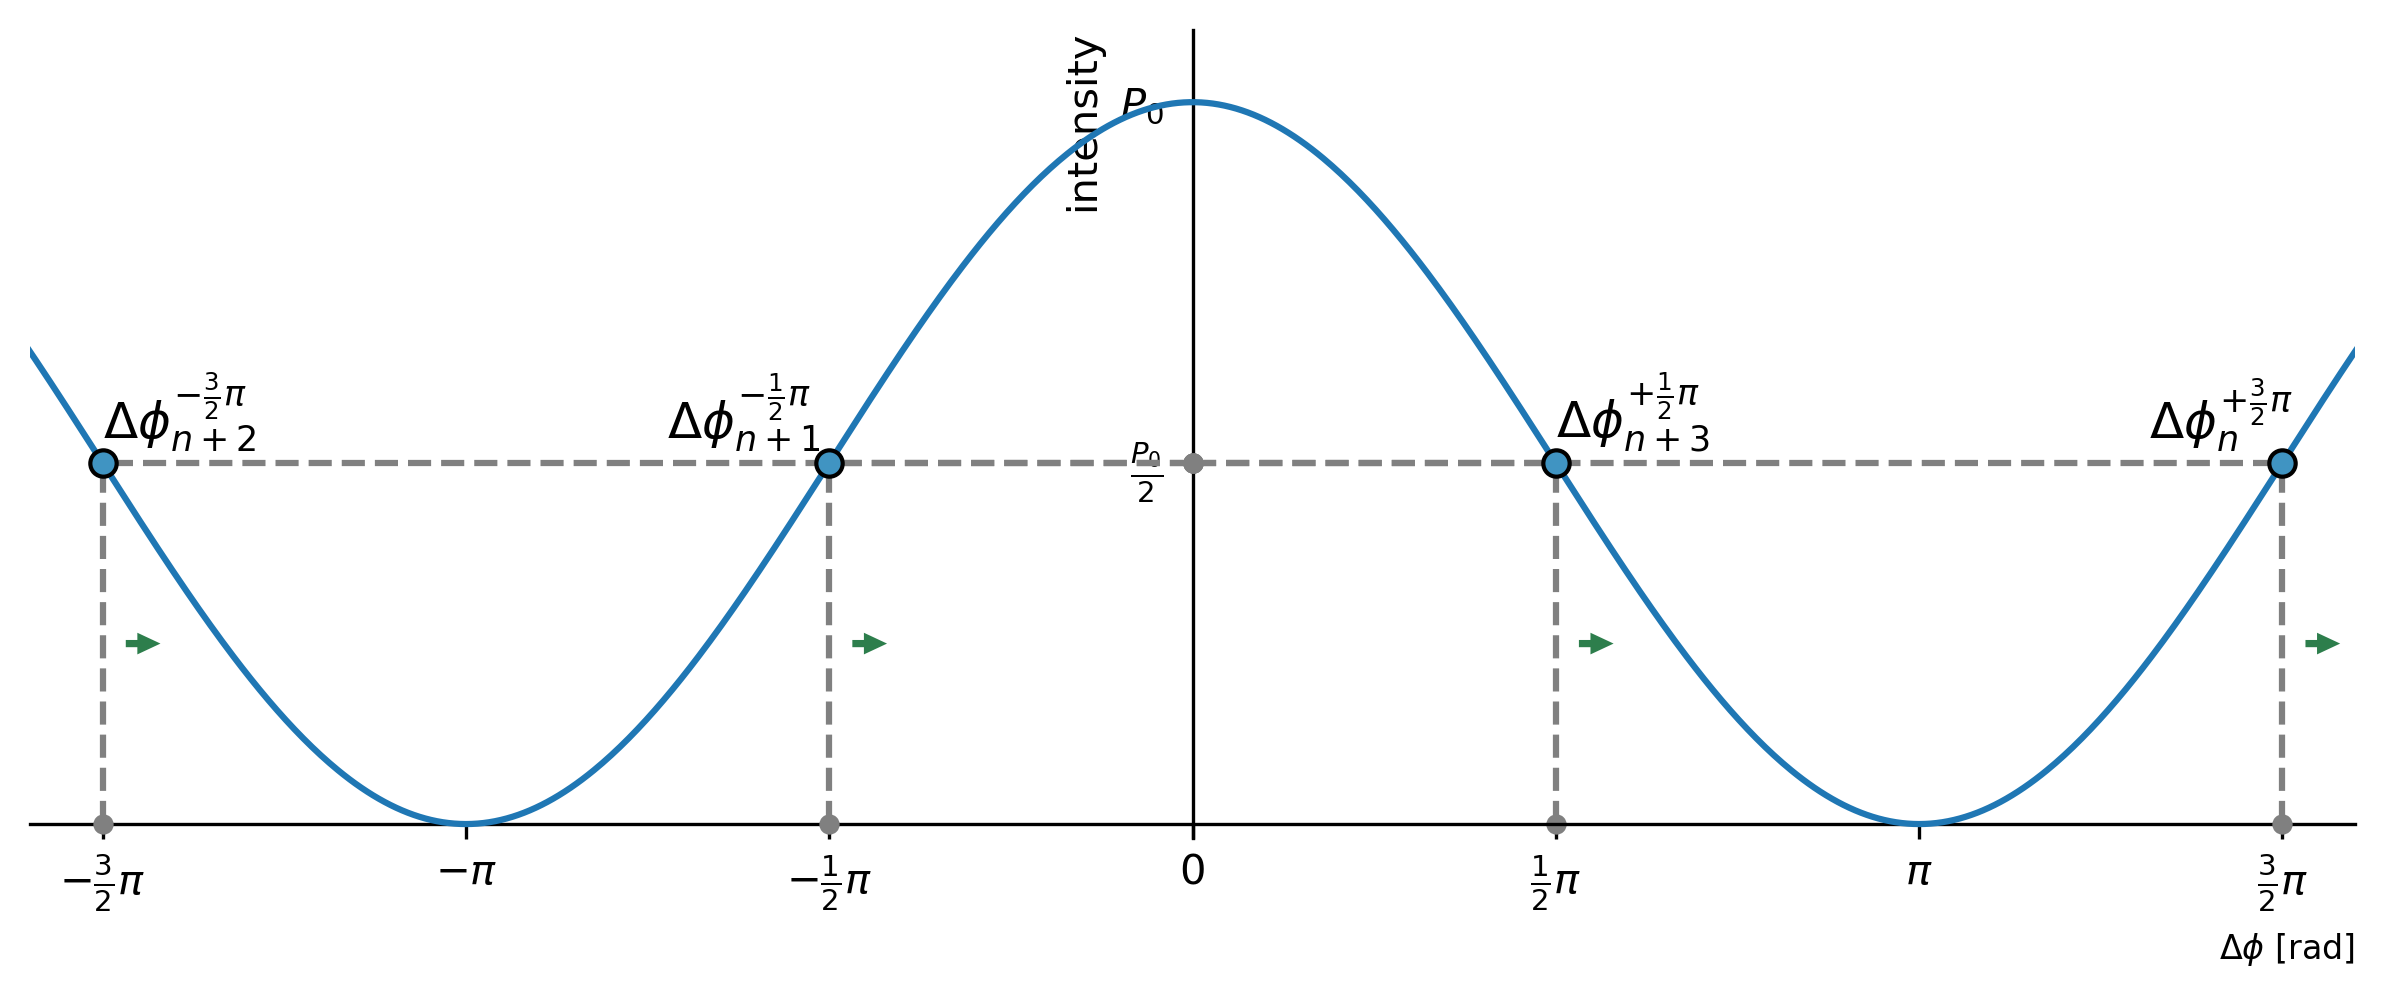

Here is the Python script that generated this plot:
import matplotlib.pyplot as plt
import numpy as np
import math

fig, ax = plt.subplots(figsize=(10, 3.5))

# main plot - data
N = 1000
x = [i * math.pi / (N // 4) for i in range(-(N // 2), (N // 2) - 1)]
y = [0.5 * (1 + math.cos(x)) for x in x]

# main plot - draw
ax.plot(x, y, zorder=3)


# scale factor
factor = 1.0
shift = 0 # in number of samples

# point 0 - selection (+3/2\pi)
n_nom = +(N // 8) * 3
n = int(n_nom * factor) + shift
# point 0 - draw
ax.scatter(x[(N // 2) + n], y[(N // 2) + n], color="#4094c2", edgecolor='black', marker="o", s=40, zorder=4)
# point 0 - point annotation
ax.annotate(r"$\Delta\phi_{n}^{+\frac{3}{2}\pi}$", xy=(x[(N // 2) + n], y[(N // 2) + n]), xytext=(-32, 6), textcoords="offset points", fontsize=12, zorder=4)
# point 0 - horizontal gray line
ax.plot([0, x[(N // 2) + n]], [y[(N // 2) + n], y[(N // 2) + n]], color="gray", linestyle="--", zorder=2)
# point 0 - vertical gray line
ax.plot([x[(N // 2) + n], x[(N // 2) + n]], [0, y[(N // 2) + n]], color="gray", linestyle="--", zorder=2)
# point 0 - gray dots (on both axes)
ax.scatter([0, x[(N // 2) + n]], [y[(N // 2) + n], 0], color="gray", marker="o", s=15, zorder=3)
# point 0 - arrow
ax.arrow(x=x[(N // 2) + n_nom] - (0.1 if n_nom < n else -0.1), y=0.25, dx=(x[(N // 2) + n] - x[(N // 2) + n_nom]) - (0.05 if n_nom < n else -0.05), dy=0, width=0.01, head_width=0.03, head_length=0.1, facecolor="#2D7E4C", edgecolor="none")


# point 1 - selection (-1/2\pi)
n_nom = -(N // 8) * 1
n = int(n_nom * factor) + shift
# point 1 - draw
ax.scatter(x[(N // 2) + n], y[(N // 2) + n], color="#4094c2", edgecolor='black', marker="o", s=40, zorder=4)
# point 1 - point annotation
ax.annotate(r"$\Delta\phi_{n+1}^{-\frac{1}{2}\pi}$", xy=(x[(N // 2) + n], y[(N // 2) + n]), xytext=(-39, 6), textcoords="offset points", fontsize=12, zorder=4)
# point 1 - horizontal gray line
ax.plot([0, x[(N // 2) + n]], [y[(N // 2) + n], y[(N // 2) + n]], color="gray", linestyle="--", zorder=2)
# point 1 - vertical gray line
ax.plot([x[(N // 2) + n], x[(N // 2) + n]], [0, y[(N // 2) + n]], color="gray", linestyle="--", zorder=2)
# point 1 - gray dots (on both axes)
ax.scatter([0, x[(N // 2) + n]], [y[(N // 2) + n], 0], color="gray", marker="o", s=15, zorder=3)
# point 1 - arrow
ax.arrow(x=x[(N // 2) + n_nom] - (0.1 if n_nom < n else -0.1), y=0.25, dx=(x[(N // 2) + n] - x[(N // 2) + n_nom]) - (0.05 if n_nom < n else -0.05), dy=0, width=0.01, head_width=0.03, head_length=0.1, facecolor="#2D7E4C", edgecolor="none")


# point 2 - selection (-3/2\pi)
n_nom = -(N // 8) * 3
n = int(n_nom * factor) + shift
# point 2 - draw
ax.scatter(x[(N // 2) + n], y[(N // 2) + n], color="#4094c2", edgecolor='black', marker="o", s=40, zorder=4)
# point 2 - point annotation
ax.annotate(r"$\Delta\phi_{n+2}^{-\frac{3}{2}\pi}$", xy=(x[(N // 2) + n], y[(N // 2) + n]), xytext=(0, 6), textcoords="offset points", fontsize=12, zorder=4)
# point 2 - horizontal gray line
ax.plot([0, x[(N // 2) + n]], [y[(N // 2) + n], y[(N // 2) + n]], color="gray", linestyle="--", zorder=2)
# point 2 - vertical gray line
ax.plot([x[(N // 2) + n], x[(N // 2) + n]], [0, y[(N // 2) + n]], color="gray", linestyle="--", zorder=2)
# point 2 - gray dots (on both axes)
ax.scatter([0, x[(N // 2) + n]], [y[(N // 2) + n], 0], color="gray", marker="o", s=15, zorder=3)
# point 2 - arrow
ax.arrow(x=x[(N // 2) + n_nom] - (0.1 if n_nom < n else -0.1), y=0.25, dx=(x[(N // 2) + n] - x[(N // 2) + n_nom]) - (0.05 if n_nom < n else -0.05), dy=0, width=0.01, head_width=0.03, head_length=0.1, facecolor="#2D7E4C", edgecolor="none")


# point 3 - selection (+1/2\pi)
n_nom = +(N // 8) * 1
n = int(n_nom * factor) + shift
# point 3 - draw
ax.scatter(x[(N // 2) + n], y[(N // 2) + n], color="#4094c2", edgecolor='black', marker="o", s=40, zorder=4)
# point 3 - point annotation
ax.annotate(r"$\Delta\phi_{n+3}^{+\frac{1}{2}\pi}$", xy=(x[(N // 2) + n], y[(N // 2) + n]), xytext=(0, 6), textcoords="offset points", fontsize=12, zorder=4)
# point 3 - horizontal gray line
ax.plot([0, x[(N // 2) + n]], [y[(N // 2) + n], y[(N // 2) + n]], color="gray", linestyle="--", zorder=2)
# point 3 - vertical gray line
ax.plot([x[(N // 2) + n], x[(N // 2) + n]], [0, y[(N // 2) + n]], color="gray", linestyle="--", zorder=2)
# point 3 - gray dots (on both axes)
ax.scatter([0, x[(N // 2) + n]], [y[(N // 2) + n], 0], color="gray", marker="o", s=15, zorder=2)
# point 3 - arrow
ax.arrow(x=x[(N // 2) + n_nom] - (0.1 if n_nom < n else -0.1), y=0.25, dx=(x[(N // 2) + n] - x[(N // 2) + n_nom]) - (0.05 if n_nom < n else -0.05), dy=0, width=0.01, head_width=0.03, head_length=0.1, facecolor="#2D7E4C", edgecolor="none")


# other
ax.set_xlim(-1.6 * math.pi, 1.6 * math.pi)
ax.set_ylim(-0.02, 1.1)

ax.spines['left'].set_position(('data', 0))
ax.spines['bottom'].set_position(('data', 0))
ax.spines['top'].set_visible(False)
ax.spines['right'].set_visible(False)

ax.set_xticks([-1.5 * math.pi, -math.pi, -0.5 * math.pi, 0, 0.5 * math.pi, math.pi, 1.5 * math.pi])
ax.set_xticklabels([r"$-\frac{3}{2}\pi$", r"$-\pi$", r"$-\frac{1}{2}\pi$", "0", r"$\frac{1}{2}\pi$", r"$\pi$", r"$\frac{3}{2}\pi$"])

ax.set_yticks([0.5, 1])
ax.set_yticklabels([r"$\frac{P_{0}}{2}$", r"$P_{0}$"])

ax.set_xlabel(r"$\Delta\phi$ [rad]", loc="right", fontsize=8)
ax.set_ylabel("intensity", loc="top", fontsize=10)

fig.savefig("bias.png", dpi=300, bbox_inches="tight")
plt.close(fig)
